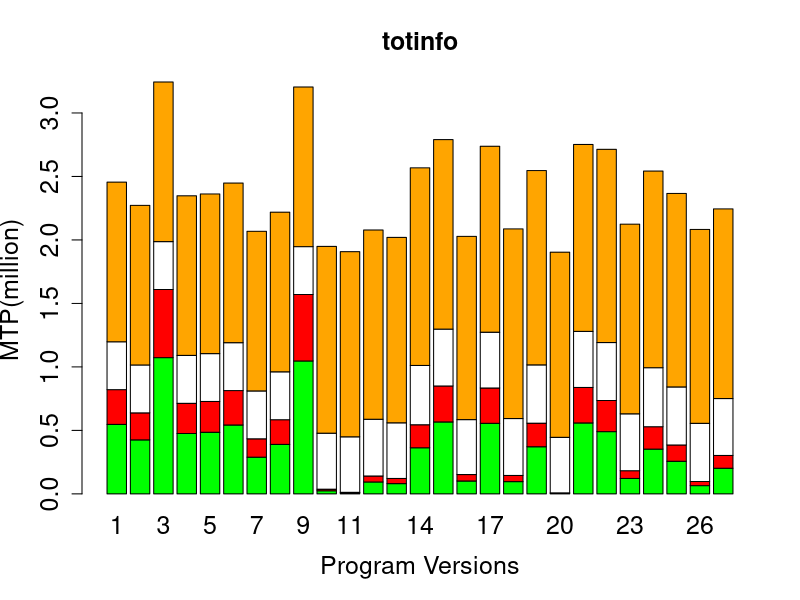

The R script that drew this image:
setwd('C:/Research/Experiment/DataAnalysis/barGraph')

colors = c("green","red","white","orange")
nbar = 27
nblock = 4
# read the data from csv file, save to list
d = read.csv("total_infor.csv",head=FALSE, sep=",",na.strings = "")
# change the list to matrix
m = matrix(unlist(d),nbar+1,nblock)
# delete the first row
m = m[-1,]
# change the data type
m = as.numeric(as.character(m))
# change the unit to million
m = m/1000000
# construct matri
m = matrix(m,nrow=nblock,ncol=nbar,byrow=TRUE)
# Create the bar chart.
barplot(m,main="totinfo",cex.axis=1.5,cex.lab=1.5, cex.main=1.5,cex.names=1.5,names.arg=c(1:nbar),xlab="Program Versions",ylab="MTP(million)",col=colors)
